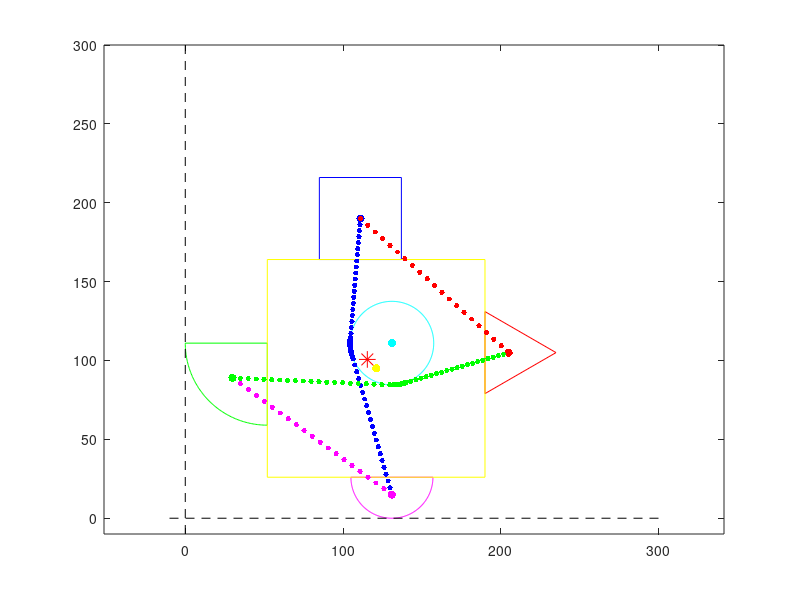

Reproduce this figure in MATLAB.
clc;clear all;clf;

% Let us plot all the figures
%Shape A: Small square with side 52 units
%Centroid of A
Ac=[111 190];
plot(Ac(1), Ac(2),'b.','MarkerSize',18);
hold on;
%Shape A plot
x_ofA=[85 85 137 137 85];
y_ofA=[164 216 216 164 164];
plot(x_ofA,y_ofA,'b');
hold on;

%Shape B: Quarter circle with radius 52
r_B=52;
Center_B_circle=[52, 111];
angle_B= 180:1:270;
%Centroid of B
Bc=[29.93 88.93];
plot(Bc(1), Bc(2),'g.','MarkerSize',18);
hold on;
%Shape B plot
x_ofB = Center_B_circle(1)+r_B*cosd(angle_B) ; 
y_ofB = Center_B_circle(2)+r_B*sind(angle_B) ;
plot(x_ofB ,y_ofB,'g');
plot([0 52], [111 111], 'g');
plot([52 52], [111 59], 'g');
hold on;


%Shape C: Semicircle with radius 26
r_C=26;
Center_C_circle=[131,26];
angle_C= 180:1:360;
%Centroid of C
Cc=[131 14.96];
plot(Cc(1), Cc(2),'m.','MarkerSize',18);
hold on;
%Shape C plot
x_ofC = Center_C_circle(1)+r_C*cosd(angle_C) ; 
y_ofC = Center_C_circle(2)+r_C*sind(angle_C) ;
plot(x_ofC ,y_ofC,'m');
plot([105 157], [26 26],'m');
hold on;


%Shape D: Triangle with base 52 and height 45.03
%Centroid of D
Dc=[205.01 105];
plot(Dc(1), Dc(2),'r.','MarkerSize',18);
hold on;
%Shape D plot
x_ofD=[190 235.03 190 190];
y_ofD=[131 105 79 131];
plot(x_ofD,y_ofD,'r');
hold on;


%Shape E: Main square with side 138 units
%Centroid of E
Ec=[121 95];
plot(Ec(1), Ec(2),'y.','MarkerSize',18);
hold on;
%Shape E plot
x_ofE=[52 52 190 190 52];
y_ofE=[26 164 164 26 26];
plot(x_ofE,y_ofE,'y');
hold on;

%Shape F: Circle cut out with radius 26.5
r_F=26.5;
Center_F_circle=[131,111];
angle_F= 0:1:360;
%Centroid of F
Fc=[131 111];
plot(Fc(1), Fc(2),'c.','MarkerSize',18);
hold on;
%Shape F plot
x_ofF = Center_F_circle(1)+r_F*cosd(angle_F) ; 
y_ofF = Center_F_circle(2)+r_F*sind(angle_F) ;
plot(x_ofF ,y_ofF, 'c');
hold on;

%Now let us draw the x and y axis
plot([-10 300] , [0 0] , 'k--');
hold on;
plot([0 0] , [-10 300] , 'k--');
hold on;
axis equal;

%Now we plot centroid G of composite area
Gc=[115.4128,100.6663];
plot(Gc(1), Gc(2),'r*','MarkerSize',12);
hold on;


%Now we animate the route
%A-->C-->B-->D-->A

%for A-->C
Ac=[111 190];
A_mid=[104.594 113.220];
C_mid=[106.26 101.503];
Cc=[131 14.96];
for lamda=0:0.05:1
x=(1-lamda)*Ac+lamda*A_mid;
plot(x(1,1),x(1,2),'b.', 'MarkerSize', 12) % plots one point
pause(0.05);
hold on
axis('equal') % command to take equal distribution of points in X and Y axis
drawnow
end
%Distance A to A_mid
Dist_AtoA_mid=sqrt((((A_mid(1)-Ac(1))^2)+((A_mid(2)-Ac(2))^2)));

A_mid_angle=172;
C_mid_angle=202;
AngleAC=C_mid_angle-A_mid_angle;
ThetaArray = linspace((A_mid_angle*pi)/180,(C_mid_angle*pi)/180,180);
LengthOfThetaArray = length(ThetaArray);
r_F=26.5;
%For moving outside the circle
for index = 1:1:LengthOfThetaArray
    theta = ThetaArray(index);
    x = Fc(1)+r_F*cos(theta);
    y = Fc(2)+r_F*sin(theta);
    plot(x, y, 'b.','MarkerSize', 12);
    drawnow;
    pause(0);
end
%Distance A_mid to C_mid
Dist_A_midtoC_mid=r_F*((AngleAC*pi)/180);

for lamda=0:0.05:1
x=(1-lamda)*C_mid+lamda*Cc;
plot(x(1,1),x(1,2),'b.', 'MarkerSize', 12) % plots one point
pause(0.05);
hold on
axis('equal') % command to take equal distribution of points in X and Y axis
drawnow
end
%Distance C_mid to C
Dist_C_midtoC=sqrt((((Cc(1)-C_mid(1))^2)+((Cc(2)-C_mid(2))^2)));


%for C-->B
Cc=[131 14.96];
Bc=[29.93 88.93];
for lamda=0:0.05:1
x=(1-lamda)*Cc+lamda*Bc;
plot(x(1,1),x(1,2),'m.', 'MarkerSize', 12) % plots one point
pause(0.05);
hold on
axis('equal') % command to take equal distribution of points in X and Y axis
drawnow
end
%Distance C to B
Dist_CtoB=sqrt((((Bc(1)-Cc(1))^2)+((Bc(2)-Cc(2))^2)));


%for B-->D
Bc=[29.93 88.93];
B_mid=[129.613 84.5363];
D_mid=[139.628 85.9438];
Dc=[205.01 105];
for lamda=0:0.05:1
x=(1-lamda)*Bc+lamda*B_mid;
plot(x(1,1),x(1,2),'g.', 'MarkerSize', 12) % plots one point
pause(0.05);
hold on
axis('equal') % command to take equal distribution of points in X and Y axis
drawnow
end
%Distance B to B_mid
Dist_BtoB_mid=sqrt((((B_mid(1)-Bc(1))^2)+((B_mid(2)-Bc(2))^2)));

B_mid_angle=268;
D_mid_angle=290;
AngleBD=D_mid_angle-B_mid_angle;
ThetaArray = linspace((B_mid_angle*pi)/180,(D_mid_angle*pi)/180,180);
LengthOfThetaArray = length(ThetaArray);
r_F=26.5;
%For moving outside the circle
for index = 1:1:LengthOfThetaArray
    theta = ThetaArray(index);
    x = Fc(1)+r_F*cos(theta);
    y = Fc(2)+r_F*sin(theta);
    plot(x, y, 'g.','MarkerSize', 12);
    drawnow;
    pause(0);
end
%Distance B_mid to D_mid
Dist_B_midtoD_mid=r_F*((AngleBD*pi)/180);


for lamda=0:0.05:1
x=(1-lamda)*D_mid+lamda*Dc;
plot(x(1,1),x(1,2),'g.', 'MarkerSize', 12) % plots one point
pause(0.05);
hold on
axis('equal') % command to take equal distribution of points in X and Y axis
drawnow
end
%Distance D_mid to D
Dist_D_midtoD=sqrt((((Dc(1)-D_mid(1))^2)+((Dc(2)-D_mid(2))^2)));

%for D-->A
Dc=[205.01 105];
Ac=[111 190];
for lamda=0:0.05:1
x=(1-lamda)*Dc+lamda*Ac;
plot(x(1,1),x(1,2),'r.', 'MarkerSize', 12) % plots one point
pause(0.05);
hold on
axis('equal') % command to take equal distribution of points in X and Y axis
drawnow
end
%Distance D to A
Dist_DtoA=sqrt((((Dc(1)-Ac(1))^2)+((Dc(2)-Ac(2))^2)));

%Total distance
Distance=Dist_AtoA_mid+Dist_A_midtoC_mid+Dist_C_midtoC+Dist_CtoB+....
    Dist_BtoB_mid+Dist_B_midtoD_mid+Dist_D_midtoD+Dist_DtoA;
